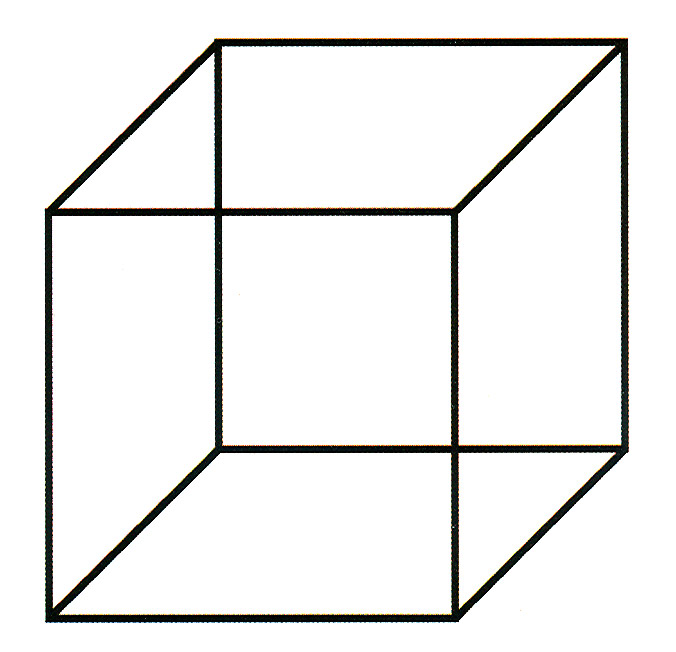
#> input picture kup.jpg, 676 x 652 px
$ python kup.py
#> lines starting #> are read from the running program, lines starting #| are printed output that depends on the picture; after the words box and inside, x2 and y2 are one past the last pixel; in counts of white or black regions, pixels touching at a corner belong together
import cv2
import numpy as np  #ilgili kütühanelerin tanımlanması

img = cv2.imread('kup.jpg') #kullanılacak görselin tanımlanması
#> img is the input picture: shape (652, 676, 3); mean B, G, R 237, 237.9, 238

gray = cv2.cvtColor(img, cv2.COLOR_BGR2GRAY) #görselin gri tonlama hale getirilmesi
dst = cv2.cornerHarris(gray,2,1,0) # blok boyutu 2, piksel çekirdek boyutu 1, harris algoritma parametresi 0
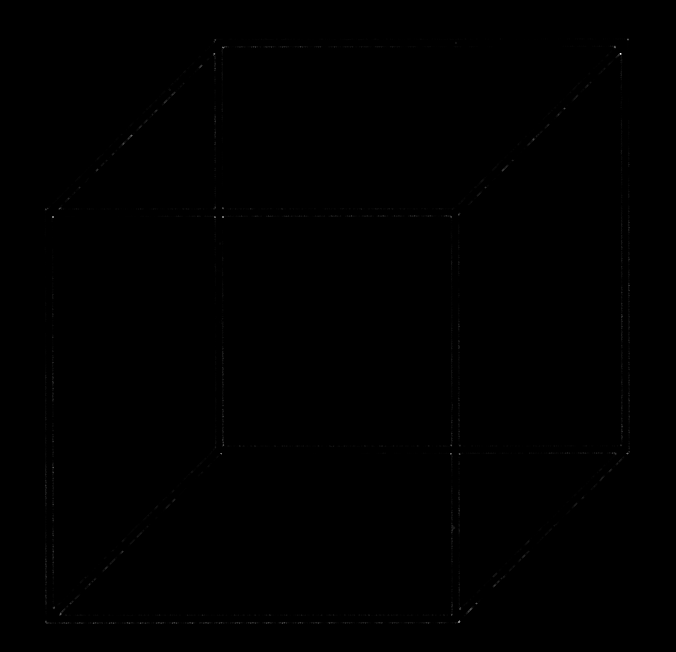
#> dst: shape (652, 676) float32; min -5.68e-14, max 0.375, mean 0.000344; drawn with min black and max white
kernel = cv2.getStructuringElement(cv2.MORPH_CROSS, (1,1)) #daha önceki denemelerde elips ve dikdörtgen çekirdek denedikten sonra haç şekli işlem yaptığım iki görselde de kanaat getirdiğim en iyi sonucu aldım.
dst = cv2.dilate(dst, kernel) #tespit edilen köşelerin etrafındaki alanı genişletmek için fonksiyonun tanımlanması.

threshold = 0.01*dst.max() #tespit edilen köşelerin işaretlenmesi
#> threshold = 0.00375
for i in range(dst.shape[0]):
    for j in range(dst.shape[1]):
        if dst[i,j] > threshold:
            cv2.circle(img,(j,i),1,(0,0,255),1)
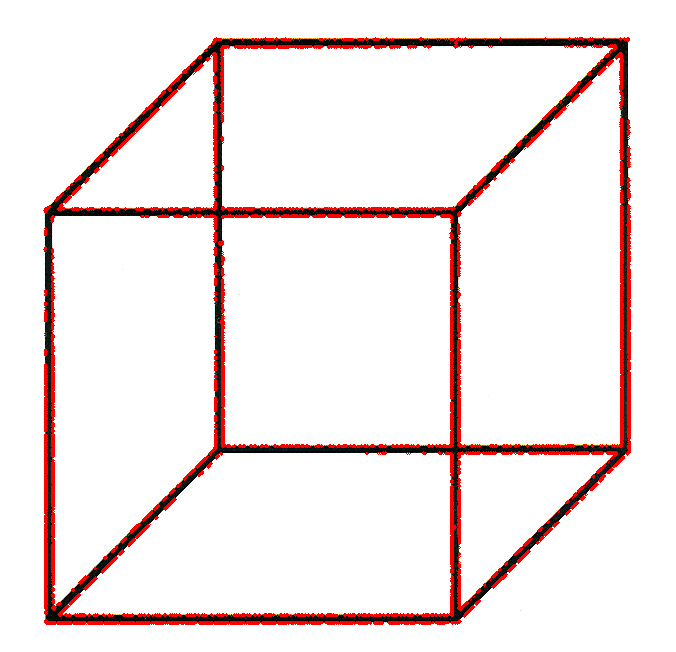
#> img: shape (652, 676, 3); 4.61% of pixels changed, all inside (x1, y1, x2, y2) = (43, 37, 631, 625)


#cv2.imshow('Gri tonlama',gray) #gri tonlamalı görseli görmek için çıktı kodu
cv2.imshow('Harris Edge Detection',img) # çalışmanın sonucu
cv2.waitKey(0) #açılan ekranın bekleme tanımı
cv2.destroyAllWindows() #açılan ekranların kapanışı
